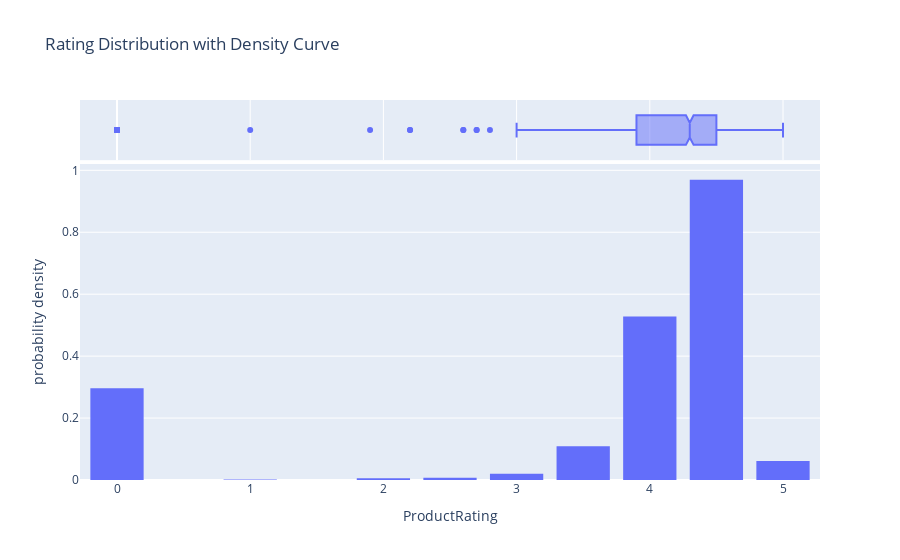

The notebook cell saved with this chart:
### Code cell
#Q2: Distribution of Ratings
fig = px.histogram(
    df,
    x='ProductRating',
    nbins=20,
    marginal='box',  # Adds a boxplot above the histogram
    title='Rating Distribution with Density Curve',
    histnorm='probability density'
)

fig.update_layout(bargap=0.2)
fig.show()

### Figure 1 — Plotly figure (JSON) as saved in the notebook; plotly's stock layout.template omitted (floating-point values rounded to 4 significant figures; data arrays with more than 128 entries replaced by an {"elided": "..."} marker saying what was removed)
{"data": [{"bingroup": "x", "histnorm": "probability density", "hovertemplate": "ProductRating=%{x}<br>probability density=%{y}<extra></extra>", "legendgroup": "", "marker": {"color": "#636efa", "pattern": {"shape": ""}}, "name": "", "nbinsx": 20, "orientation": "v", "showlegend": false, "type": "histogram", "x": {"elided": "1079 float values"}, "xaxis": "x", "yaxis": "y"}, {"hovertemplate": "ProductRating=%{x}<extra></extra>", "legendgroup": "", "marker": {"color": "#636efa"}, "name": "", "notched": true, "showlegend": false, "type": "box", "x": {"elided": "1079 float values"}, "xaxis": "x2", "yaxis": "y2"}], "layout": {"bargap": 0.2, "barmode": "relative", "legend": {"tracegroupgap": 0}, "title": {"text": "Rating Distribution with Density Curve"}, "xaxis": {"anchor": "y", "domain": [0, 1], "title": {"text": "ProductRating"}}, "xaxis2": {"anchor": "y2", "domain": [0, 1], "matches": "x", "showgrid": true, "showticklabels": false}, "yaxis": {"anchor": "x", "domain": [0, 0.8316], "title": {"text": "probability density"}}, "yaxis2": {"anchor": "x2", "domain": [0.8416, 1], "matches": "y2", "showgrid": false, "showline": false, "showticklabels": false, "ticks": ""}}}
